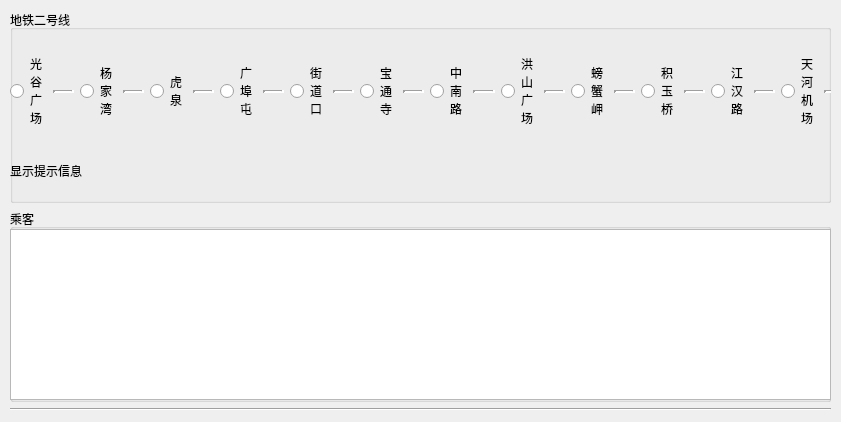
<?xml version="1.0" encoding="UTF-8"?>
<ui version="4.0">
 <class>SimulatePage</class>
 <widget class="QDialog" name="SimulatePage">
  <property name="geometry">
   <rect>
    <x>0</x>
    <y>0</y>
    <width>841</width>
    <height>422</height>
   </rect>
  </property>
  <property name="sizePolicy">
   <sizepolicy hsizetype="Fixed" vsizetype="Fixed">
    <horstretch>0</horstretch>
    <verstretch>0</verstretch>
   </sizepolicy>
  </property>
  <property name="windowTitle">
   <string>模拟出行</string>
  </property>
  <widget class="QWidget" name="verticalLayoutWidget">
   <property name="geometry">
    <rect>
     <x>10</x>
     <y>10</y>
     <width>821</width>
     <height>401</height>
    </rect>
   </property>
   <layout class="QVBoxLayout" name="verticalLayout">
    <item>
     <widget class="QGroupBox" name="groupBox">
      <property name="sizePolicy">
       <sizepolicy hsizetype="Preferred" vsizetype="Preferred">
        <horstretch>0</horstretch>
        <verstretch>0</verstretch>
       </sizepolicy>
      </property>
      <property name="title">
       <string>地铁二号线</string>
      </property>
      <widget class="QWidget" name="horizontalLayoutWidget">
       <property name="geometry">
        <rect>
         <x>0</x>
         <y>20</y>
         <width>835</width>
         <height>123</height>
        </rect>
       </property>
       <layout class="QHBoxLayout" name="horizontalLayout">
        <item>
         <widget class="QRadioButton" name="radioButton_1">
          <property name="accessibleName">
           <string>1</string>
          </property>
          <property name="text">
           <string>光
谷
广
场</string>
          </property>
          <property name="shortcut">
           <string>Backspace, Backspace, Backspace</string>
          </property>
         </widget>
        </item>
        <item>
         <widget class="Line" name="line_3">
          <property name="autoFillBackground">
           <bool>false</bool>
          </property>
          <property name="lineWidth">
           <number>3</number>
          </property>
          <property name="orientation">
           <enum>Qt::Horizontal</enum>
          </property>
         </widget>
        </item>
        <item>
         <widget class="QRadioButton" name="radioButton_2">
          <property name="cursor">
           <cursorShape>PointingHandCursor</cursorShape>
          </property>
          <property name="contextMenuPolicy">
           <enum>Qt::DefaultContextMenu</enum>
          </property>
          <property name="accessibleName">
           <string>2</string>
          </property>
          <property name="layoutDirection">
           <enum>Qt::LeftToRight</enum>
          </property>
          <property name="text">
           <string>杨
家
湾</string>
          </property>
         </widget>
        </item>
        <item>
         <widget class="Line" name="line_2">
          <property name="autoFillBackground">
           <bool>false</bool>
          </property>
          <property name="lineWidth">
           <number>3</number>
          </property>
          <property name="orientation">
           <enum>Qt::Horizontal</enum>
          </property>
         </widget>
        </item>
        <item>
         <widget class="QRadioButton" name="radioButton_3">
          <property name="accessibleName">
           <string>3</string>
          </property>
          <property name="text">
           <string>虎
泉</string>
          </property>
         </widget>
        </item>
        <item>
         <widget class="Line" name="line_9">
          <property name="autoFillBackground">
           <bool>false</bool>
          </property>
          <property name="lineWidth">
           <number>3</number>
          </property>
          <property name="orientation">
           <enum>Qt::Horizontal</enum>
          </property>
         </widget>
        </item>
        <item>
         <widget class="QRadioButton" name="radioButton_4">
          <property name="accessibleName">
           <string>4</string>
          </property>
          <property name="text">
           <string>广
埠
屯</string>
          </property>
         </widget>
        </item>
        <item>
         <widget class="Line" name="line_4">
          <property name="autoFillBackground">
           <bool>false</bool>
          </property>
          <property name="lineWidth">
           <number>3</number>
          </property>
          <property name="orientation">
           <enum>Qt::Horizontal</enum>
          </property>
         </widget>
        </item>
        <item>
         <widget class="QRadioButton" name="radioButton_5">
          <property name="accessibleName">
           <string>5</string>
          </property>
          <property name="text">
           <string>街
道
口</string>
          </property>
         </widget>
        </item>
        <item>
         <widget class="Line" name="line_5">
          <property name="autoFillBackground">
           <bool>false</bool>
          </property>
          <property name="lineWidth">
           <number>3</number>
          </property>
          <property name="orientation">
           <enum>Qt::Horizontal</enum>
          </property>
         </widget>
        </item>
        <item>
         <widget class="QRadioButton" name="radioButton_6">
          <property name="accessibleName">
           <string>6</string>
          </property>
          <property name="text">
           <string>宝
通
寺</string>
          </property>
         </widget>
        </item>
        <item>
         <widget class="Line" name="line_7">
          <property name="autoFillBackground">
           <bool>false</bool>
          </property>
          <property name="lineWidth">
           <number>3</number>
          </property>
          <property name="orientation">
           <enum>Qt::Horizontal</enum>
          </property>
         </widget>
        </item>
        <item>
         <widget class="QRadioButton" name="radioButton_7">
          <property name="accessibleName">
           <string>7</string>
          </property>
          <property name="text">
           <string>中
南
路</string>
          </property>
         </widget>
        </item>
        <item>
         <widget class="Line" name="line_8">
          <property name="autoFillBackground">
           <bool>false</bool>
          </property>
          <property name="lineWidth">
           <number>3</number>
          </property>
          <property name="orientation">
           <enum>Qt::Horizontal</enum>
          </property>
         </widget>
        </item>
        <item>
         <widget class="QRadioButton" name="radioButton_8">
          <property name="accessibleName">
           <string>8</string>
          </property>
          <property name="text">
           <string>洪
山
广
场</string>
          </property>
         </widget>
        </item>
        <item>
         <widget class="Line" name="line_11">
          <property name="autoFillBackground">
           <bool>false</bool>
          </property>
          <property name="lineWidth">
           <number>3</number>
          </property>
          <property name="orientation">
           <enum>Qt::Horizontal</enum>
          </property>
         </widget>
        </item>
        <item>
         <widget class="QRadioButton" name="radioButton_9">
          <property name="accessibleName">
           <string>9</string>
          </property>
          <property name="text">
           <string>螃
蟹
岬</string>
          </property>
         </widget>
        </item>
        <item>
         <widget class="Line" name="line_10">
          <property name="autoFillBackground">
           <bool>false</bool>
          </property>
          <property name="lineWidth">
           <number>3</number>
          </property>
          <property name="orientation">
           <enum>Qt::Horizontal</enum>
          </property>
         </widget>
        </item>
        <item>
         <widget class="QRadioButton" name="radioButton_10">
          <property name="accessibleName">
           <string>10</string>
          </property>
          <property name="text">
           <string>积
玉
桥</string>
          </property>
         </widget>
        </item>
        <item>
         <widget class="Line" name="line_12">
          <property name="autoFillBackground">
           <bool>false</bool>
          </property>
          <property name="lineWidth">
           <number>3</number>
          </property>
          <property name="orientation">
           <enum>Qt::Horizontal</enum>
          </property>
         </widget>
        </item>
        <item>
         <widget class="QRadioButton" name="radioButton_11">
          <property name="accessibleName">
           <string>11</string>
          </property>
          <property name="text">
           <string>江
汉
路</string>
          </property>
         </widget>
        </item>
        <item>
         <widget class="Line" name="line_13">
          <property name="autoFillBackground">
           <bool>false</bool>
          </property>
          <property name="lineWidth">
           <number>3</number>
          </property>
          <property name="orientation">
           <enum>Qt::Horizontal</enum>
          </property>
         </widget>
        </item>
        <item>
         <widget class="QRadioButton" name="radioButton_12">
          <property name="accessibleName">
           <string>12</string>
          </property>
          <property name="text">
           <string>天
河
机
场</string>
          </property>
         </widget>
        </item>
        <item>
         <widget class="Line" name="line_6">
          <property name="autoFillBackground">
           <bool>false</bool>
          </property>
          <property name="lineWidth">
           <number>3</number>
          </property>
          <property name="orientation">
           <enum>Qt::Horizontal</enum>
          </property>
         </widget>
        </item>
       </layout>
      </widget>
      <widget class="QWidget" name="horizontalLayoutWidget_2">
       <property name="geometry">
        <rect>
         <x>0</x>
         <y>140</y>
         <width>821</width>
         <height>41</height>
        </rect>
       </property>
       <layout class="QHBoxLayout" name="horizontalLayout_2">
        <item>
         <widget class="QLabel" name="info_label">
          <property name="text">
           <string>显示提示信息</string>
          </property>
         </widget>
        </item>
       </layout>
      </widget>
     </widget>
    </item>
    <item>
     <widget class="QGroupBox" name="groupBox_2">
      <property name="title">
       <string>乘客</string>
      </property>
      <widget class="QTableView" name="now_table">
       <property name="geometry">
        <rect>
         <x>0</x>
         <y>20</y>
         <width>821</width>
         <height>171</height>
        </rect>
       </property>
      </widget>
      <zorder>now_table</zorder>
      <zorder>horizontalLayoutWidget_2</zorder>
     </widget>
    </item>
    <item>
     <widget class="Line" name="line">
      <property name="orientation">
       <enum>Qt::Horizontal</enum>
      </property>
     </widget>
    </item>
   </layout>
  </widget>
 </widget>
 <resources/>
 <connections/>
</ui>
